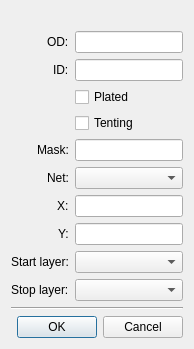
<?xml version="1.0" encoding="UTF-8"?>
<ui version="4.0">
 <class>dlg_via</class>
 <widget class="QDialog" name="dlg_via">
  <property name="geometry">
   <rect>
    <x>0</x>
    <y>0</y>
    <width>190</width>
    <height>433</height>
   </rect>
  </property>
  <property name="windowTitle">
   <string>Via</string>
  </property>
  <property name="modal">
   <bool>true</bool>
  </property>
  <layout class="QVBoxLayout" name="verticalLayout">
   <property name="sizeConstraint">
    <enum>QLayout::SetFixedSize</enum>
   </property>
   <item>
    <widget class="QLabel" name="label_8">
     <property name="text">
      <string/>
     </property>
     <property name="pixmap">
      <pixmap resource="xeda.qrc">:/via/via.png</pixmap>
     </property>
     <property name="alignment">
      <set>Qt::AlignCenter</set>
     </property>
    </widget>
   </item>
   <item>
    <layout class="QFormLayout" name="formLayout">
     <property name="fieldGrowthPolicy">
      <enum>QFormLayout::AllNonFixedFieldsGrow</enum>
     </property>
     <property name="labelAlignment">
      <set>Qt::AlignRight|Qt::AlignTrailing|Qt::AlignVCenter</set>
     </property>
     <item row="0" column="0">
      <widget class="QLabel" name="label">
       <property name="text">
        <string>OD:</string>
       </property>
      </widget>
     </item>
     <item row="0" column="1">
      <widget class="DimEdit" name="edt_od"/>
     </item>
     <item row="1" column="0">
      <widget class="QLabel" name="label_2">
       <property name="text">
        <string>ID:</string>
       </property>
      </widget>
     </item>
     <item row="1" column="1">
      <widget class="DimEdit" name="edt_id"/>
     </item>
     <item row="2" column="1">
      <widget class="QCheckBox" name="chk_plated">
       <property name="text">
        <string>Plated</string>
       </property>
      </widget>
     </item>
     <item row="3" column="1">
      <widget class="QCheckBox" name="chk_tent">
       <property name="text">
        <string>Tenting</string>
       </property>
      </widget>
     </item>
     <item row="4" column="0">
      <widget class="QLabel" name="label_11">
       <property name="text">
        <string>Mask:</string>
       </property>
      </widget>
     </item>
     <item row="4" column="1">
      <widget class="DimEdit" name="edt_mask"/>
     </item>
     <item row="5" column="0">
      <widget class="QLabel" name="label_3">
       <property name="text">
        <string>Net:</string>
       </property>
      </widget>
     </item>
     <item row="6" column="0">
      <widget class="QLabel" name="label_4">
       <property name="text">
        <string>X:</string>
       </property>
      </widget>
     </item>
     <item row="6" column="1">
      <widget class="DimEdit" name="edt_x"/>
     </item>
     <item row="7" column="0">
      <widget class="QLabel" name="label_5">
       <property name="text">
        <string>Y:</string>
       </property>
      </widget>
     </item>
     <item row="7" column="1">
      <widget class="DimEdit" name="edt_y"/>
     </item>
     <item row="8" column="0">
      <widget class="QLabel" name="label_6">
       <property name="text">
        <string>Start layer:</string>
       </property>
      </widget>
     </item>
     <item row="8" column="1">
      <widget class="QComboBox" name="sel_start"/>
     </item>
     <item row="9" column="0">
      <widget class="QLabel" name="label_7">
       <property name="text">
        <string>Stop layer:</string>
       </property>
      </widget>
     </item>
     <item row="9" column="1">
      <widget class="QComboBox" name="sel_end"/>
     </item>
     <item row="5" column="1">
      <widget class="QComboBox" name="sel_net"/>
     </item>
    </layout>
   </item>
   <item>
    <widget class="Line" name="line">
     <property name="orientation">
      <enum>Qt::Horizontal</enum>
     </property>
    </widget>
   </item>
   <item>
    <widget class="QDialogButtonBox" name="buttonBox">
     <property name="standardButtons">
      <set>QDialogButtonBox::Cancel|QDialogButtonBox::Ok</set>
     </property>
    </widget>
   </item>
  </layout>
 </widget>
 <customwidgets>
  <customwidget>
   <class>DimEdit</class>
   <extends>QLineEdit</extends>
   <header>dimedit</header>
  </customwidget>
 </customwidgets>
 <tabstops>
  <tabstop>edt_od</tabstop>
  <tabstop>edt_id</tabstop>
  <tabstop>sel_net</tabstop>
  <tabstop>buttonBox</tabstop>
  <tabstop>chk_plated</tabstop>
  <tabstop>chk_tent</tabstop>
  <tabstop>edt_mask</tabstop>
  <tabstop>edt_x</tabstop>
  <tabstop>edt_y</tabstop>
  <tabstop>sel_start</tabstop>
  <tabstop>sel_end</tabstop>
 </tabstops>
 <resources>
  <include location="xeda.qrc"/>
 </resources>
 <connections>
  <connection>
   <sender>buttonBox</sender>
   <signal>accepted()</signal>
   <receiver>dlg_via</receiver>
   <slot>accept()</slot>
   <hints>
    <hint type="sourcelabel">
     <x>27</x>
     <y>410</y>
    </hint>
    <hint type="destinationlabel">
     <x>18</x>
     <y>309</y>
    </hint>
   </hints>
  </connection>
  <connection>
   <sender>buttonBox</sender>
   <signal>rejected()</signal>
   <receiver>dlg_via</receiver>
   <slot>reject()</slot>
   <hints>
    <hint type="sourcelabel">
     <x>11</x>
     <y>417</y>
    </hint>
    <hint type="destinationlabel">
     <x>13</x>
     <y>258</y>
    </hint>
   </hints>
  </connection>
 </connections>
</ui>
